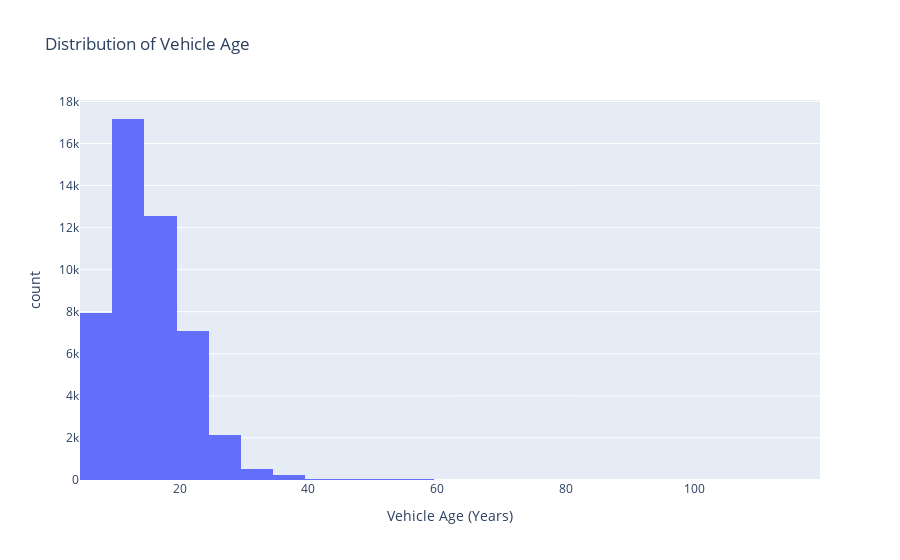

This figure's notebook cell:
### Code cell
df['vehicle_age'] = 2025 - df['model_year']
px.histogram(df, x='vehicle_age', nbins=30,
             title='Distribution of Vehicle Age',
             labels={'vehicle_age': 'Vehicle Age (Years)'})

### Figure 1 — Plotly figure (JSON) as saved in the notebook; plotly's stock layout.template omitted (floating-point values rounded to 4 significant figures; data arrays with more than 128 entries replaced by an {"elided": "..."} marker saying what was removed)
{"data": [{"bingroup": "x", "hovertemplate": "Vehicle Age (Years)=%{x}<br>count=%{y}<extra></extra>", "legendgroup": "", "marker": {"color": "#636efa", "pattern": {"shape": ""}}, "name": "", "nbinsx": 30, "orientation": "v", "showlegend": false, "type": "histogram", "x": {"elided": "51525 float values"}, "xaxis": "x", "yaxis": "y"}], "layout": {"barmode": "relative", "legend": {"tracegroupgap": 0}, "title": {"text": "Distribution of Vehicle Age"}, "xaxis": {"anchor": "y", "domain": [0, 1], "title": {"text": "Vehicle Age (Years)"}}, "yaxis": {"anchor": "x", "domain": [0, 1], "title": {"text": "count"}}}}
